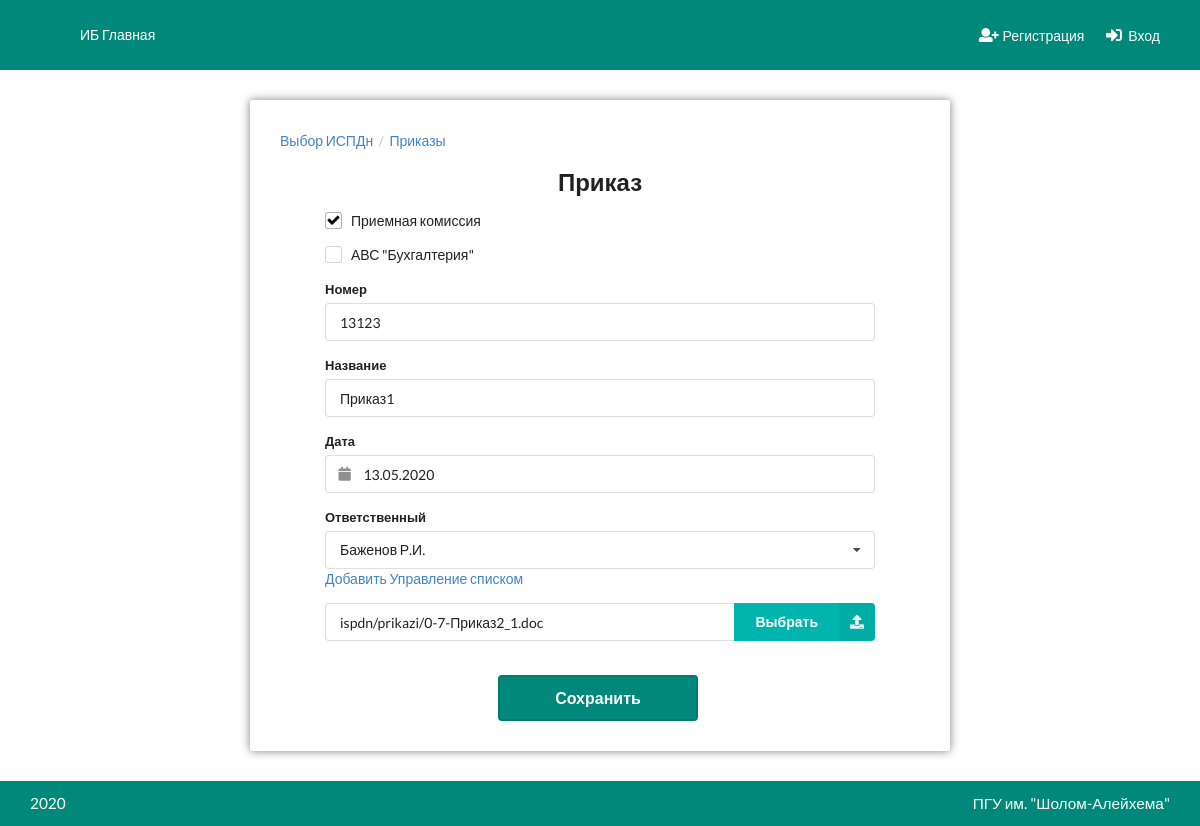
Screenshot of /ispdn/prikaz-form/1/ with the database file from the repository.
### Ispdn/models.py (models this page shows, shortened)
class Ispdn(models.Model):
    objects = MyManager()
    nomer = models.CharField(max_length=32, verbose_name='Номер')
    name = models.CharField(max_length=256, verbose_name='Название')
    start_date = models.DateField(null=True, blank=True)
    end_date = models.DateField(null=True, blank=True)
    prikaz = models.ManyToManyField('Prikaz', related_name='ispdns', blank=True)
    instruct = models.ManyToManyField('Instruct', related_name='ispdns', blank=True)
    rukovodstvo = models.ManyToManyField('Rukovodstvo', related_name='ispdns', blank=True)
    polozhenie = models.ManyToManyField('Polozhenie', related_name='ispdns', blank=True)
    po = models.ManyToManyField('ProgOb', related_name='ispdns', blank=True)
    raznoe = models.ManyToManyField('Raznoe', related_name='ispdns', blank=True)
    class Meta:
        verbose_name = 'ИСПДн'
        verbose_name_plural = 'ИСПДн'

class Prikaz(models.Model):
    def content_file_name(instance, filename):
        return ispdn_filename('prikazi', Prikaz, filename)
    objects = MyManager()
    nomer = models.CharField(max_length=32, verbose_name='Номер')
    name = models.CharField(max_length=256, verbose_name='Название')
    date = models.DateField(verbose_name='Дата')
    ovetstv = models.ForeignKey('Pdn.Person', on_delete=models.SET_NULL, null=True, verbose_name='Ответственный')
    file = models.FileField(null=True, upload_to=content_file_name)
    class Meta:
        verbose_name = 'Приказ'
        verbose_name_plural = "Приказы"
        ordering = ['-id']

### Pdn/models.py (models this page shows, shortened)
class Person(models.Model):
    objects = MyManager()
    last_name = models.CharField(max_length=128, verbose_name='Фамилия')
    first_name = models.CharField(max_length=128, verbose_name='Имя')
    surname = models.CharField(max_length=128, verbose_name='Отчество')
    birth_date = models.DateField(verbose_name='Дата рождения')
    fakultet = models.CharField(max_length=128, null=True, blank=True, verbose_name='Факультет')
    podrazd = models.CharField(max_length=128, null=True, blank=True, verbose_name='Подразделение')
    def get_fio(self):
        return f'{self.last_name} {self.first_name[0]}.{self.surname[0]}.'
    class Meta:
        verbose_name = 'Сотрудник/Студент'
        verbose_name_plural = 'Сотрудники/Студенты'

### Ispdn/views.py (the view)
# urls.py: path('prikaz-form/', prikaz_form, name='prikaz_form'),
def prikaz_form(request, id=None):
    return form(request, id, template='Ispdn/Forms/PrikazForm.html', model=Prikaz, model_form=PrikazForm,
                reverse_name='prikazi', field_name='prikaz')

### Ispdn/forms.py
class PrikazForm(ModelForm):
    class Meta:
        model = Prikaz
        exclude = ['id']

### Ispdn/views.py (called while the page is built, shortened)
def form(request, id, template, model, model_form, reverse_name, field_name):
    data = {'form': model_form(), 'persons': Person.objects.all(), 'source': request.GET.get('source'),
            'ispdns': Ispdn.objects.all(), 'source_ispdn': Ispdn.objects.get_or_none(id=request.GET.get('source'))}
    if data['source']:
        data['source'] = int(data['source'])
    instance = None
    if id:
        instance = model.objects.get_or_404(id=id)
        data['instance_ispdns'] = list(instance.ispdns.values_list('id', flat=True).all())
        data['form'] = model_form(instance=instance)
    return render(request, template, data)

### utils/model_manager.py (called while the page is built)
    def get_or_none(self, **kwargs):
        try:
            return self.get(**kwargs)
        except ObjectDoesNotExist:
            return None

    def get_or_404(self, **kwargs):
        obj = self.get_or_none(**kwargs)
        if obj:
            return obj
        raise Http404

### templates/Ispdn/Forms/PrikazForm.html (shortened to what this page needs)
{% extends 'base.html' %}
{% load static %}
{% block content %}
    <div class="ui container">
        <div class="child-center">
            <div class="skzi-form cblock">
                <div class="content">
                    <div class="ui breadcrumb">
                        <a href="{% url 'ispdn:select' %}" class="section">Выбор ИСПДн</a>
                        <div class="divider"> /</div>
                        {% if source %}
                            <a href="{% url 'ispdn:menu' ispdn_id=source %}" class="section">{{ source_ispdn.name }}</a>
                            <div class="divider"> /</div>
                            <a href="{% url 'ispdn:prikazi' ispdn_id=source %}" class="section">Приказы</a>
                        {% else %}
                            <a href="{% url 'ispdn:prikazi_all' %}" class="section">Приказы</a>
                        {% endif %}
                    </div>
                    <div class="child-center">
                        <div class="form-container">
                            <h2 class="ui center aligned header">Приказ</h2>
                            <form class="ui form error" method="post" enctype="multipart/form-data">
                                {% if form.name.value %}
                                    {% for ispdn in ispdns %}
                                        <div class="six wide inline field">
                                            <div class="ui checkbox {% if ispdn.id in instance_ispdns %} checked {% endif %}">
                                                <label>{{ ispdn.name }}</label>
                                            </div>
                                        </div>
                                    {% endfor %}
                                {% endif %}
                                <div class="field">
                                    <label>Номер</label>
                                    <input type="text" name="nomer" placeholder="Номер"
                                           value="{{ form.nomer.value|default_if_none:"" }}">
                                </div>
                                <div class="field">
                                    <label>Название</label>
                                    <input type="text" name="name" placeholder="Название"
                                           value="{{ form.name.value|default_if_none:"" }}">
                                </div>
                                <div class="field">
                                    <label>Дата</label>
                                    <div class="ui calendar">
                                        <div class="ui input left icon">
                                            <input type="text" name="date" placeholder="Дата" autocomplete="off"
                                                   value="{{ form.date.value|default_if_none:'' }}">
                                        </div>
                                    </div>
                                </div>
                                <div class="field">
                                    <label>Ответственный</label>
                                    <div id="otvetstv_dropdown" class="ui selection dropdown"
                                         data-preselect="{{ form.ovetstv.value }}">
                                        <i class="dropdown icon"></i>
                                        <div class="default text">Сотрудник / Студент</div>
                                        <div class="menu">
                                            {% for person in persons %}
                                                <div class="item"
                                                     data-value="{{ person.id }}">{{ person.get_fio }}</div>
                                            {% endfor %}
                                        </div>
                                    </div>
                                    <a href="/admin/Pdn/person/add/" class="popup"
                                       data-dropdown-id="otvetstv_dropdown">Добавить</a>
                                    <a href="/admin/Pdn/person/" class="popup"
                                       data-dropdown-id="otvetstv_dropdown">Управление
                                        списком</a>
                                </div>
                                <div class="field">
                                    <div class="ui action input">
                                        <input id="filename" type="text"
                                               value="{{ form.file.value.name|default_if_none:'' }}" readonly>
                                        <a class="ui teal right labeled icon button" id="file-trigger">
                                            <i class="upload icon"></i>
                                            Выбрать
                                        </a>
                                    </div>
                                </div>
                                <div class="child-center">
                                    <button class="large ui primary button">
                                        Сохранить
                                    </button>
                                </div>
                            </form>
                        </div>
                    </div>
                </div>
            </div>
        </div>
    </div>
{% endblock %}

### static/css/style.css (style rules this page uses)
:root { --color: #151515;--nav-bg-color: #00897b;--nav-color: #ffffff;--nav-item-hover-bg-color: #007b6e;--content-bg-color: #ffffff;--btn-primary-color: #00897b;--btn-primary-hover-color: #007b6e;--btn-primary-active-color: #006d62;--btn-primary-text-color: #ffffff;--menu-active-color: #ccddff;--menu-active-hover-color: #b3ccff;--graphic-key-color: #00897b;--graphic-key-brd-color: #007b6e }
:root body:before { filter:invert(100%) blur(5px) opacity(60%) }
.skzi-form { width:100%;max-width:700px }
.skzi-form .form-container { margin-top:20px;width:95%;max-width:550px }
.skzi-form .ui.form { margin-top:10px;max-width:550px;width:100% }
.skzi-form button.ui.button { margin-top:20px;min-width:200px }
html { padding:0;margin:0;min-height:100% }
body { padding:0;margin:0;color:var(--color) }
body:before { z-index:-3;content:"";position:fixed;top:0;left:0;width:100%;height:100%;background-attachment:fixed;background-repeat:no-repeat;background-size:cover }
.ui.container { width:95%;max-width:1280px !important }
.child-center { width:100%;display:flex;justify-content:center }
.cblock { display:block;position:relative;float:left }
.content:not(.no-shadow) { margin:30px 0;background-color:var(--content-bg-color);border-radius:2px;display:block;position:relative;float:left;width:100%;padding:30px;box-shadow:0 0 10px rgba(0,0,0,0.5) }
.ui.button.primary { background-color:var(--btn-primary-color);color:var(--btn-primary-text-color);border-radius:4px;border:solid 2px #007b6e }

### rows the page displays
Ispdn: name "Приемная комиссия"
Ispdn: name "АВС \"Бухгалтерия\""
Prikaz: nomer "13123", name "Приказ1", date "13.05.2020"
Person: get_fio "Баженов Р.И."
